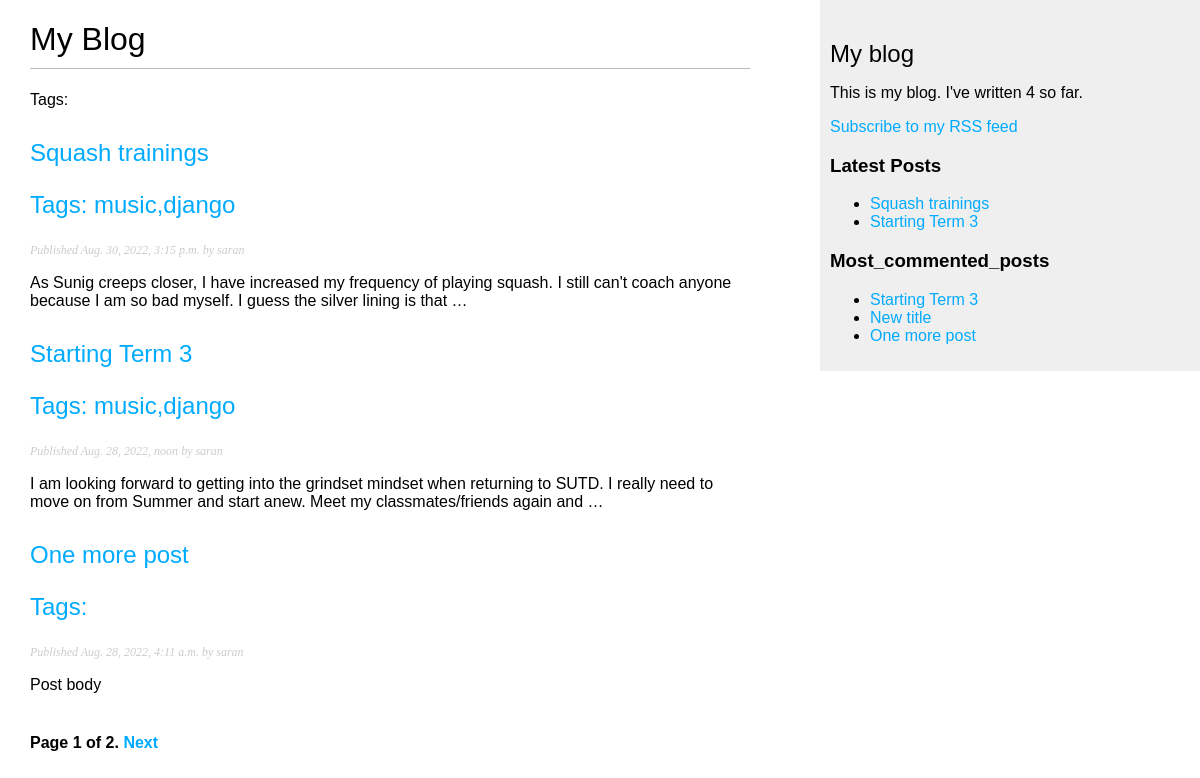
The page /blog/ on the database as committed earlier.
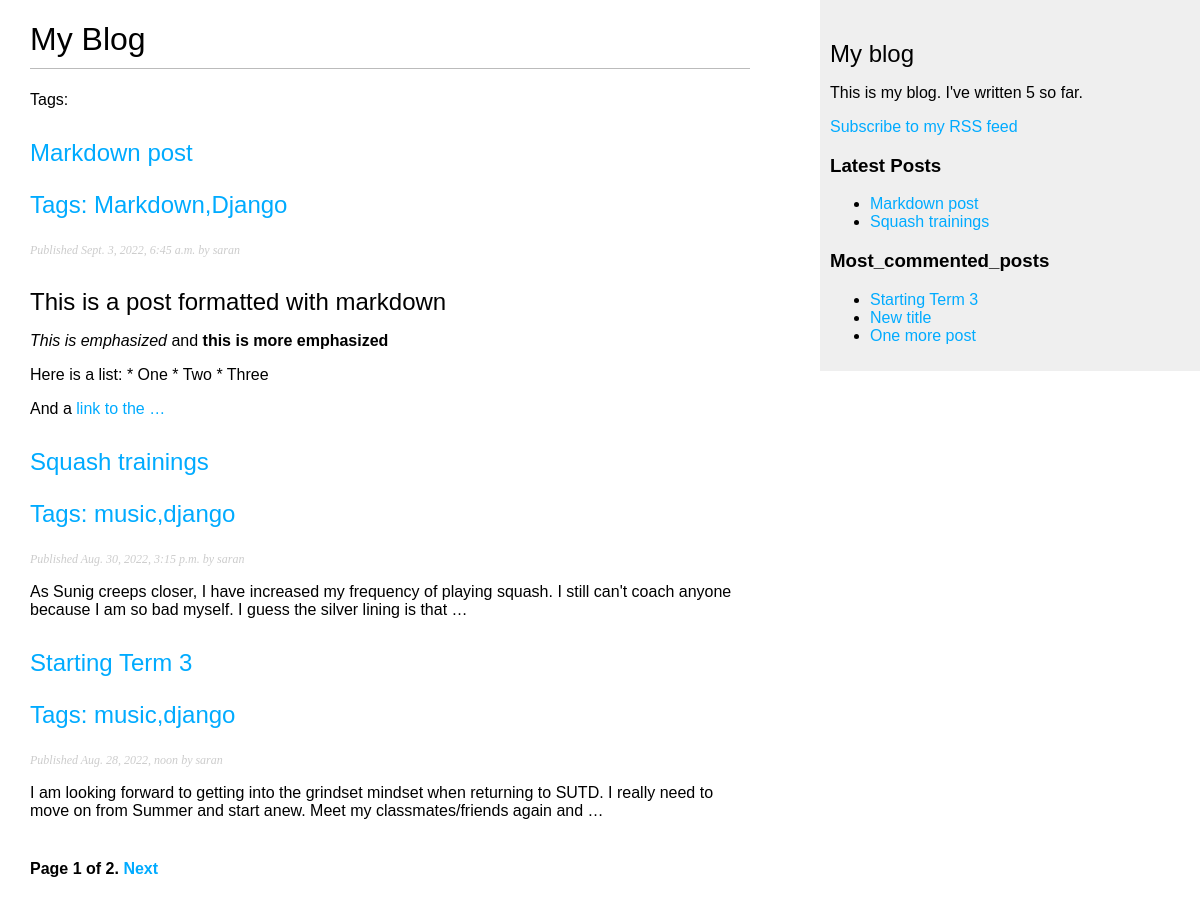
The same page on the database as committed later.
### blog/models.py (models this page shows, shortened)
class Post(models.Model):
    STATUS_CHOICES = (
        ('draft', 'Draft'),
        ('published', 'Published')
    )
    title = models.CharField(max_length=250)
    slug = models.SlugField(max_length=250, unique_for_date='publish')
    author = models.ForeignKey(User, on_delete=models.CASCADE, related_name='blog_posts')
    body = models.TextField()
    publish = models.DateTimeField(default=timezone.now)
    created = models.DateTimeField(auto_now_add=True)
    updated = models.DateTimeField(auto_now=True)
    status = models.CharField(max_length=10, choices=STATUS_CHOICES, default='draft')
    objects = models.Manager()  # default manager
    published = PublishedManager()  # custom manager
    tags = TaggableManager() # Taggagle Manager allows the addition/removal/retreival of tags
    class Meta:
        ordering = ('-publish',)
    def get_absolute_url(self):
        return reverse('blog:post_detail',
                       args=[
                           self.publish.year,
                           self.publish.month,
                           self.publish.day,
                           self.slug
                       ])

### blog/views.py (the view)
# urls.py: path('', views.post_list, name='post_list'),
def post_list(request, tag_slug = None):
    posts = Post.published.all()
    tag = None
    if tag_slug:
        tag = get_object_or_404(Tag, slug=tag_slug)
        posts = posts.filter(tags__in=[tag])
    pagi = Paginator(posts,3) # 3 pages in each page
    page = request.GET.get('page') # indicates the page number (page is an integer)
    try:
        p = pagi.page(page) # return the page number specified
    except PageNotAnInteger:
        p = pagi.page(1)
    except EmptyPage:
        p = pagi.page(pagi.num_pages)
    return render(request, 'blog/post/list.html', {'page':page , 'posts': p,'tag':tag})

### blog/models.py (called while the page is built)
    def get_queryset(self):
        return super(PublishedManager, self).get_queryset() \
            .filter(status='published')

### blog/templatetags/blog_tags.py (called while the page is built)
@register.simple_tag(name='total_posts')
def total_posts():
    return Post.published.count()

@register.inclusion_tag('blog/post/latest_posts.html')
def show_latest_posts(count=5):
    latest_posts = Post.published.order_by('-publish')[:count]
    return {'latest_posts':latest_posts}

@register.simple_tag
def get_most_commented_posts(count = 5):
    return Post.published.annotate(total_comments = Count('comments')).order_by('-total_comments')[:count]

@register.filter(name='markdown')
def markdown_format(text):
    return mark_safe(markdown.markdown(text))

### blog/templates/blog/post/list.html (shortened to what this page needs)
{% extends "blog/base.html" %}
{% load blog_tags %}
{% block content %}
<h1>My Blog</h1>
<p class="tags">
    Tags:
</p>
{% for post in posts %}
<h2>
    <a href="{{post.get_absolute_url}}">
        {{post.title}}
        <p class="tags">Tags: {{ post.tags.all | join:"," }}</p>
    </a>
</h2>
<p class="date">
    Published {{post.publish}} by {{post.author}}
</p>
{{post.body|markdown|truncatewords_html:30}}
{% endfor %}
{% include "pagination.html" with page=posts %}
{% endblock %}

### blog/templates/blog/base.html (shortened to what this page needs)
{% load static %}
{% load blog_tags %}
<!DOCTYPE html>
<head>
    <link href="{% static "css\blog.css" %}" rel="stylesheet">
</head>
<body>
    <div id="content">
        {% block content %}
        {% endblock %}
    </div>
    <div id="sidebar">
        <h2>My blog</h2>
        <p>This is my blog. I've written {% total_posts %} so far.</p>
        <p>
            <a href="{% url "blog:post_feed" %}">Subscribe to my RSS feed</a>
        </p>
        <h3>Latest Posts</h3>
        {% show_latest_posts 2 %}
        <h3>Most_commented_posts</h3>
        {% get_most_commented_posts 3 as most_commented %}
        <ul>
            {% for post in most_commented %}
            <li>
                <a href="{{post.get_absolute_url}}">{{post.title}}</a>
            </li>
            {% endfor %}
        </ul>
    </div>
</body>
</html>

### blog/templates/pagination.html (shortened to what this page needs)
<div class="pagination">
<span class="step-link">
    <span class="current">
        Page {{page.number}} of {{page.paginator.num_pages}}.
    </span>
    {% if page.has_next %}
    <a href="?page={{page.next_page_number}}">Next</a>
    {% endif %}
</span>
</div>

### blog/templates/blog/post/latest_posts.html
<ul>
    {% for post in latest_posts %}
    <li>
        <a href="{{ post.get_absolute_url }}">{{ post.title }}</a>
    </li>
    {% endfor %}
</ul>

### blog/static/css/blog.css (style rules this page uses)
body { margin:0; padding:0; font-family:helvetica, sans-serif; }
a { color:#00abff; text-decoration:none; }
h1 { font-weight:normal; border-bottom:1px solid #bbb; padding:0 0 10px 0; }
h2 { font-weight:normal; margin:30px 0 0; }
#content { float:left; width:60%; padding:0 0 0 30px; }
#sidebar { float:right; width:30%; padding:10px; background:#efefef; height:100%; }
p.date { color:#ccc; font-family: georgia, serif; font-size: 12px; font-style: italic; }
.pagination { margin:40px 0; font-weight:bold; }

Rows that differ between the two databases and show on the page:
no longer on one of the page's lists (row unchanged): Post: title "Starting Term 3"
no longer on one of the page's lists (row unchanged): Post: title "One more post", publish "Aug. 28, 2022, 4:11 a.m.", author "saran", body "Post body"
added Post: title "Markdown post", tags.all "Markdown,Django", publish "Sept. 3, 2022, 6:45 a.m.", author "saran", body "This is a post formatted with markdown This is emphasized and this is more emphasized Here is a list: * One * Two * Three And a link to the …"
Other text that changed with them:
text no longer shown: "4"
text now shown: "5"
